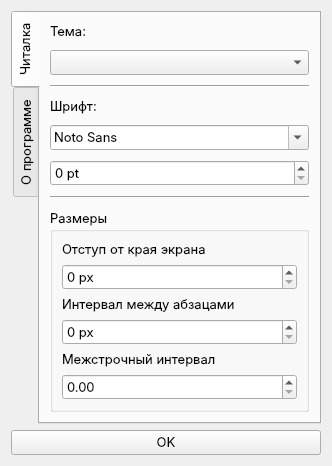
<?xml version="1.0" encoding="UTF-8"?>
<ui version="4.0">
 <class>Form</class>
 <widget class="QWidget" name="Form">
  <property name="geometry">
   <rect>
    <x>0</x>
    <y>0</y>
    <width>321</width>
    <height>450</height>
   </rect>
  </property>
  <property name="font">
   <font>
    <family>Inter</family>
    <pointsize>10</pointsize>
   </font>
  </property>
  <property name="windowTitle">
   <string>Form</string>
  </property>
  <layout class="QVBoxLayout" name="verticalLayout">
   <item>
    <widget class="QTabWidget" name="tabWidget">
     <property name="contextMenuPolicy">
      <enum>Qt::ContextMenuPolicy::NoContextMenu</enum>
     </property>
     <property name="acceptDrops">
      <bool>false</bool>
     </property>
     <property name="layoutDirection">
      <enum>Qt::LayoutDirection::LeftToRight</enum>
     </property>
     <property name="autoFillBackground">
      <bool>false</bool>
     </property>
     <property name="tabPosition">
      <enum>QTabWidget::TabPosition::West</enum>
     </property>
     <property name="tabShape">
      <enum>QTabWidget::TabShape::Rounded</enum>
     </property>
     <property name="currentIndex">
      <number>0</number>
     </property>
     <property name="elideMode">
      <enum>Qt::TextElideMode::ElideLeft</enum>
     </property>
     <property name="tabsClosable">
      <bool>false</bool>
     </property>
     <property name="movable">
      <bool>true</bool>
     </property>
     <property name="tabBarAutoHide">
      <bool>false</bool>
     </property>
     <widget class="QWidget" name="tab_reader">
      <attribute name="title">
       <string>Читалка</string>
      </attribute>
      <layout class="QVBoxLayout" name="verticalLayout_4" stretch="0,0,0,0,0,0,0,0,0">
       <property name="spacing">
        <number>10</number>
       </property>
       <property name="leftMargin">
        <number>10</number>
       </property>
       <property name="topMargin">
        <number>10</number>
       </property>
       <property name="rightMargin">
        <number>10</number>
       </property>
       <property name="bottomMargin">
        <number>10</number>
       </property>
       <item>
        <widget class="QLabel" name="label_font_2">
         <property name="text">
          <string>Тема:</string>
         </property>
        </widget>
       </item>
       <item>
        <widget class="QComboBox" name="theme"/>
       </item>
       <item>
        <widget class="Line" name="line">
         <property name="orientation">
          <enum>Qt::Orientation::Horizontal</enum>
         </property>
        </widget>
       </item>
       <item>
        <widget class="QLabel" name="label_font">
         <property name="text">
          <string>Шрифт:</string>
         </property>
        </widget>
       </item>
       <item>
        <widget class="QFontComboBox" name="font_family">
         <property name="contextMenuPolicy">
          <enum>Qt::ContextMenuPolicy::NoContextMenu</enum>
         </property>
         <property name="currentFont">
          <font>
           <family>Wremena</family>
          </font>
         </property>
        </widget>
       </item>
       <item>
        <widget class="QSpinBox" name="font_size">
         <property name="showGroupSeparator" stdset="0">
          <bool>true</bool>
         </property>
         <property name="suffix">
          <string> pt</string>
         </property>
         <property name="maximum">
          <number>100</number>
         </property>
         <property name="stepType">
          <enum>QAbstractSpinBox::StepType::DefaultStepType</enum>
         </property>
         <property name="displayIntegerBase">
          <number>10</number>
         </property>
        </widget>
       </item>
       <item>
        <widget class="Line" name="line_2">
         <property name="orientation">
          <enum>Qt::Orientation::Horizontal</enum>
         </property>
        </widget>
       </item>
       <item>
        <widget class="QGroupBox" name="group_sizes">
         <property name="title">
          <string>Размеры</string>
         </property>
         <layout class="QVBoxLayout" name="verticalLayout_5">
          <item>
           <widget class="QLabel" name="label_padding">
            <property name="text">
             <string>Отступ от края экрана</string>
            </property>
           </widget>
          </item>
          <item>
           <widget class="QSpinBox" name="text_padding">
            <property name="suffix">
             <string> px</string>
            </property>
           </widget>
          </item>
          <item>
           <widget class="QLabel" name="label_paragraph_margin">
            <property name="text">
             <string>Интервал между абзацами</string>
            </property>
           </widget>
          </item>
          <item>
           <widget class="QSpinBox" name="text_paragraph_margin">
            <property name="suffix">
             <string> px</string>
            </property>
           </widget>
          </item>
          <item>
           <widget class="QLabel" name="label_leading">
            <property name="text">
             <string>Межстрочный интервал</string>
            </property>
           </widget>
          </item>
          <item>
           <widget class="QDoubleSpinBox" name="text_leading"/>
          </item>
         </layout>
        </widget>
       </item>
       <item>
        <spacer name="verticalSpacer_2">
         <property name="orientation">
          <enum>Qt::Orientation::Vertical</enum>
         </property>
         <property name="sizeHint" stdset="0">
          <size>
           <width>20</width>
           <height>40</height>
          </size>
         </property>
        </spacer>
       </item>
      </layout>
     </widget>
     <widget class="QWidget" name="tab_about">
      <attribute name="title">
       <string>О программе</string>
      </attribute>
      <layout class="QVBoxLayout" name="verticalLayout_6" stretch="0">
       <property name="spacing">
        <number>20</number>
       </property>
       <property name="leftMargin">
        <number>10</number>
       </property>
       <property name="topMargin">
        <number>20</number>
       </property>
       <property name="rightMargin">
        <number>10</number>
       </property>
       <property name="bottomMargin">
        <number>0</number>
       </property>
       <item>
        <widget class="QTextBrowser" name="about_browser">
         <property name="frameShape">
          <enum>QFrame::Shape::NoFrame</enum>
         </property>
         <property name="frameShadow">
          <enum>QFrame::Shadow::Raised</enum>
         </property>
         <property name="readOnly">
          <bool>true</bool>
         </property>
         <property name="markdown">
          <string notr="true"/>
         </property>
         <property name="html">
          <string>&lt;!DOCTYPE HTML PUBLIC &quot;-//W3C//DTD HTML 4.0//EN&quot; &quot;http://www.w3.org/TR/REC-html40/strict.dtd&quot;&gt;
&lt;html&gt;&lt;head&gt;&lt;meta name=&quot;qrichtext&quot; content=&quot;1&quot; /&gt;&lt;meta charset=&quot;utf-8&quot; /&gt;&lt;style type=&quot;text/css&quot;&gt;
p, li { white-space: pre-wrap; }
hr { height: 1px; border-width: 0; }
li.unchecked::marker { content: &quot;\2610&quot;; }
li.checked::marker { content: &quot;\2612&quot;; }
&lt;/style&gt;&lt;/head&gt;&lt;body style=&quot; font-family:'Inter'; font-size:10pt; font-weight:400; font-style:normal;&quot;&gt;
&lt;p style=&quot;-qt-paragraph-type:empty; margin-top:0px; margin-bottom:0px; margin-left:0px; margin-right:0px; -qt-block-indent:0; text-indent:0px;&quot;&gt;&lt;br /&gt;&lt;/p&gt;&lt;/body&gt;&lt;/html&gt;</string>
         </property>
         <property name="placeholderText">
          <string>No data</string>
         </property>
        </widget>
       </item>
      </layout>
     </widget>
    </widget>
   </item>
   <item>
    <widget class="QPushButton" name="ok">
     <property name="text">
      <string>OK</string>
     </property>
    </widget>
   </item>
  </layout>
 </widget>
 <resources/>
 <connections/>
</ui>
